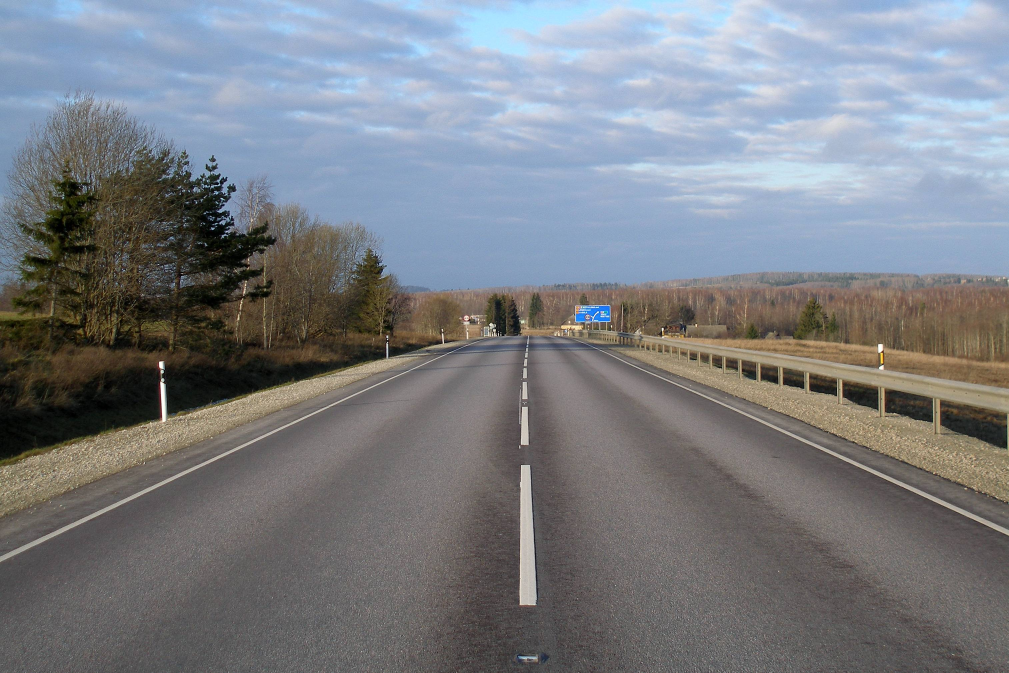
#> input picture TestImages/TestImage.jpg, 3026 x 2017 px (shown at 1/3 size); its folder holds only this picture in this run
$ python ImageHandler.py
#> lines starting #> are read from the running program, lines starting #| are printed output that depends on the picture
import cv2
import os
import numpy as np

class ImageHandler:

    # Initializer for the class, setting the directory
    def __init__(self, image_dir):
        self.image_dir = image_dir

    # Loads the images, standardizes to (224, 224) is standard model for tensorflow
    def image_load(self, target_size=(224,224)):

#> called with target_size = (224, 224)
        original_images = []
        resized_images = []

        for filename in os.listdir(self.image_dir):

            if filename.endswith('.jpg') or filename.endswith('.png'):
                image_path = os.path.join(self.image_dir, filename)
                image = cv2.imread(image_path)
#> image is the input picture: shape (2017, 3026, 3); mean B, G, R 131.7, 126.1, 122.7

                #regular sized images
                original_images.append(image)

                #resized for possible model training on smaller image
                image = cv2.resize(image, target_size) #sets to target size
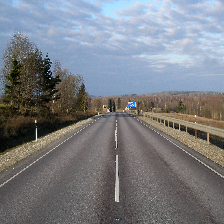
#> image: shape (224, 224, 3); mean B, G, R 131.5, 125.9, 122.5
                image = image/255.0 #this will normalize the pixel values ranges (0,1)
                resized_images.append(image)

        return np.array(original_images), np.array(resized_images)

    def resize_image(self, image, width, height):
        return cv2.resize(image, (width, height))

if __name__ == '__main__': #this is made to test the image sizing
    img_handler = ImageHandler('TestImages/')
    original_img, resize_img = img_handler.image_load()

    for i, (original_img, resize_img) in enumerate(zip(original_img, resize_img)):

        # Sizes window to the size of display
        cv2.namedWindow('Original Lane Image {}'.format(i+1), cv2.WINDOW_NORMAL)

        #Displays the image before resizing
        cv2.imshow('Original Lane Image {}'.format(i+1), original_img)

        #helps resize the window
        h, w, _ = original_img.shape
        cv2.resizeWindow('Original Lane Image {}'.format(i+1), w, h)

        #Displays the resized forms of the images
        cv2.imshow('Resized'.format(i+1), resize_img)
        cv2.waitKey(0)
        cv2.destroyAllWindows()
#> this loop made 1 pass
#> (h, w) on pass 1: (2017, 3026)
